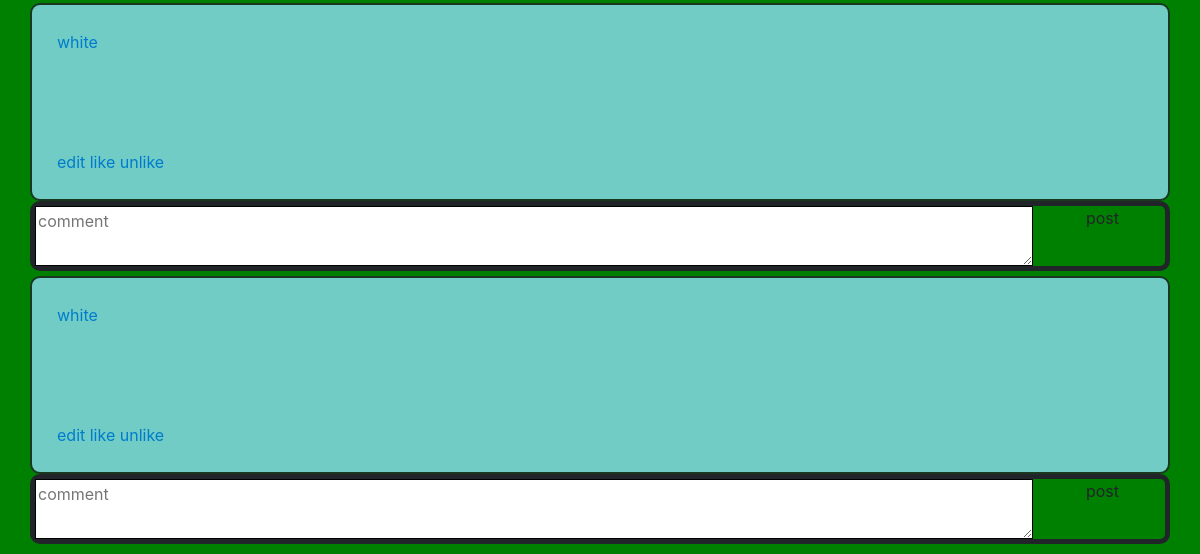
The page /post_list (lower part) on the database as committed earlier.
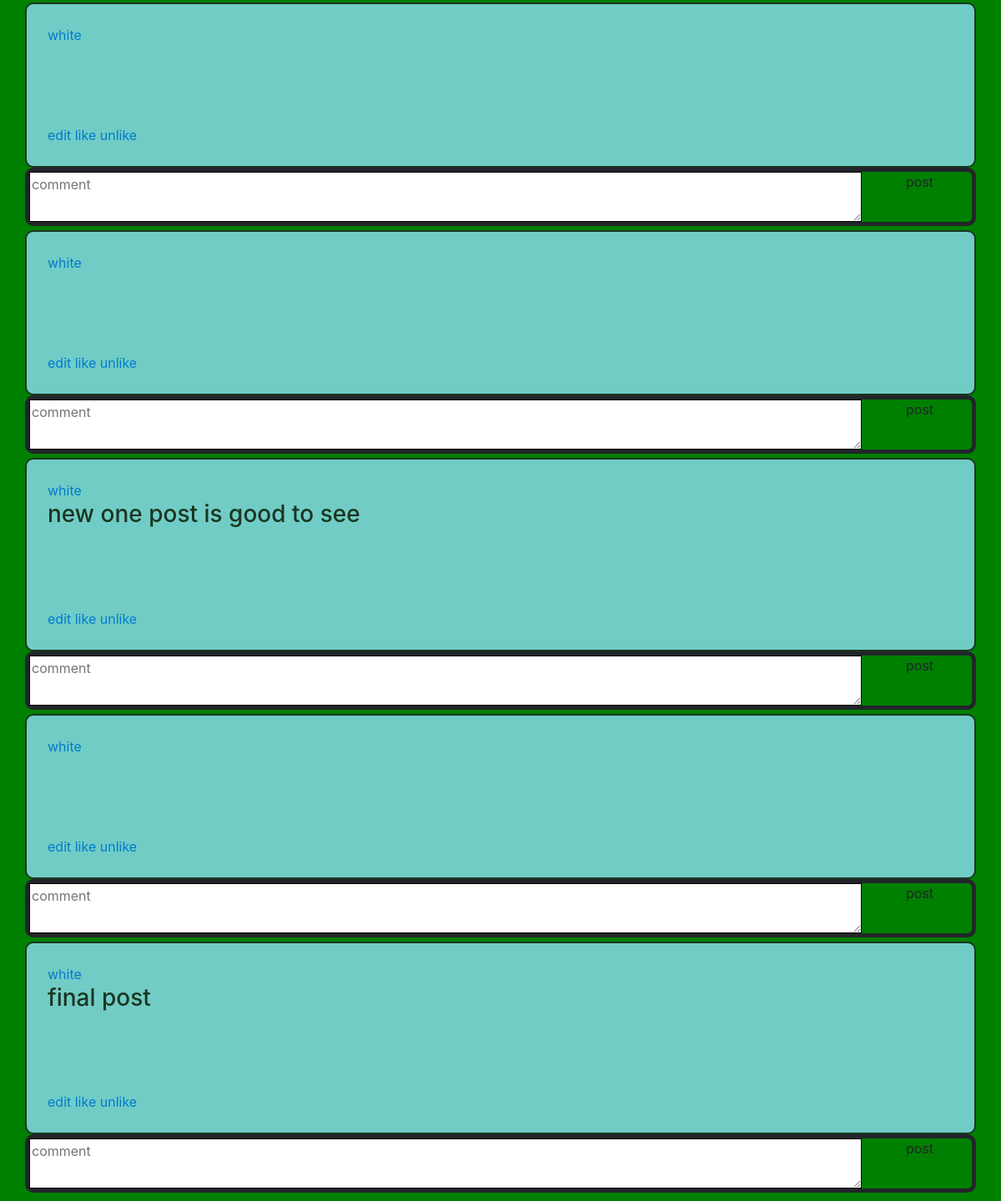
The same page on the database as committed later.
### network/models.py (models this page shows)
class Posts(models.Model):
    user=models.ForeignKey(User,on_delete=models.CASCADE)
    text_field=models.CharField(max_length=5000)
    likes=models.IntegerField(default=0)
    date_created_on=models.DateField(auto_now=True)

class User(AbstractUser):
    pass

### network/views.py (the view)
# urls.py: path("post_list", views.post_list, name="post_list"),
def post_list(request):
       posts=Posts.objects.all()
       return render(request, 'Network/index.html', {'posts_list':posts})    # {'page_obj': page_obj})

### network/templates/network/index.html (shortened to what this page needs)
{% extends "network/layout.html" %}
{% load static %}
{% block body %}
      {% for post in posts_list %}
      <div id="post_list">
            <a data-post="profile_link" href="{% url 'profile' post.user.id %} ">{{post.user.username}}</a> <br>
            <h3>{{post.text_field}} </h3> <br>
            <h3>{{post.date_created_On}} </h3> <br>
            <h3>{{post.comment}} </h3> <br>
            <a id="{{post.id}}" href="{% url 'edit' post.id %}">edit</a>
            <a id="{{post.id}}" href="{% url 'like' post.id %}"> like</a>
            <a id="{{post.id}}" href="{% url 'unlike' post.id %}"> unlike</a><br>
      </div>
      <div id="comment-box">
              <div id=comment-1> <textarea name="" id="comment-area" cols="" rows="" placeholder="comment"></textarea> </div>
              <div id="comment-2">post</div>
      </div>
       {% endfor%}
      </div>
{% endblock %}

### network/templates/network/layout.html (shortened to what this page needs)
{% load static %}
<!DOCTYPE html>
<html lang="en">
    <head>
        <link rel="stylesheet" href="https://stackpath.bootstrapcdn.com/bootstrap/4.4.1/css/bootstrap.min.css">
        <link href="{% static 'network/styles.css' %}" rel="stylesheet">
    </head>
    <body>
        <div class="body">
            {% block body %}
            {% endblock %}
    </body>
</html>

### network/static/network/styles.css (style rules this page uses)
#post_list { background-color:green; border: 10px solid; padding: 25px; width:90%; }

### network/templates/network/layout.html (style rules this page uses)
body { background-color: green; }
#post_list,#post_list-1, #user_following { background-color:rgb(142, 223, 248); border: 2px solid; padding: 25px; width:95%; margin: auto; border-radius: 10px; opacity:0.8; }
#comment-box { display: flex; flex-direction: row; flex-wrap: nowrap; justify-content: flex-start; align-items: stretch; align-content: stretch; width:95%; margin:auto; margin-bottom: 5px; border: 0px solid; border-radius: 10px; border: 5px solid; }
#comment-1 { position: relative; width: 93%; }
#comment-2 { position: relative; width: 7%; border-radius: 10px solid; }
#comment-area { width:95%; border: 1px solid; height: 100%; }

Rows that differ between the two databases and show on the page:
added Posts: user.username "white", text_field "new one post is good to see"
added Posts: user.username "white"
added Posts: user.username "white", text_field "final post"
